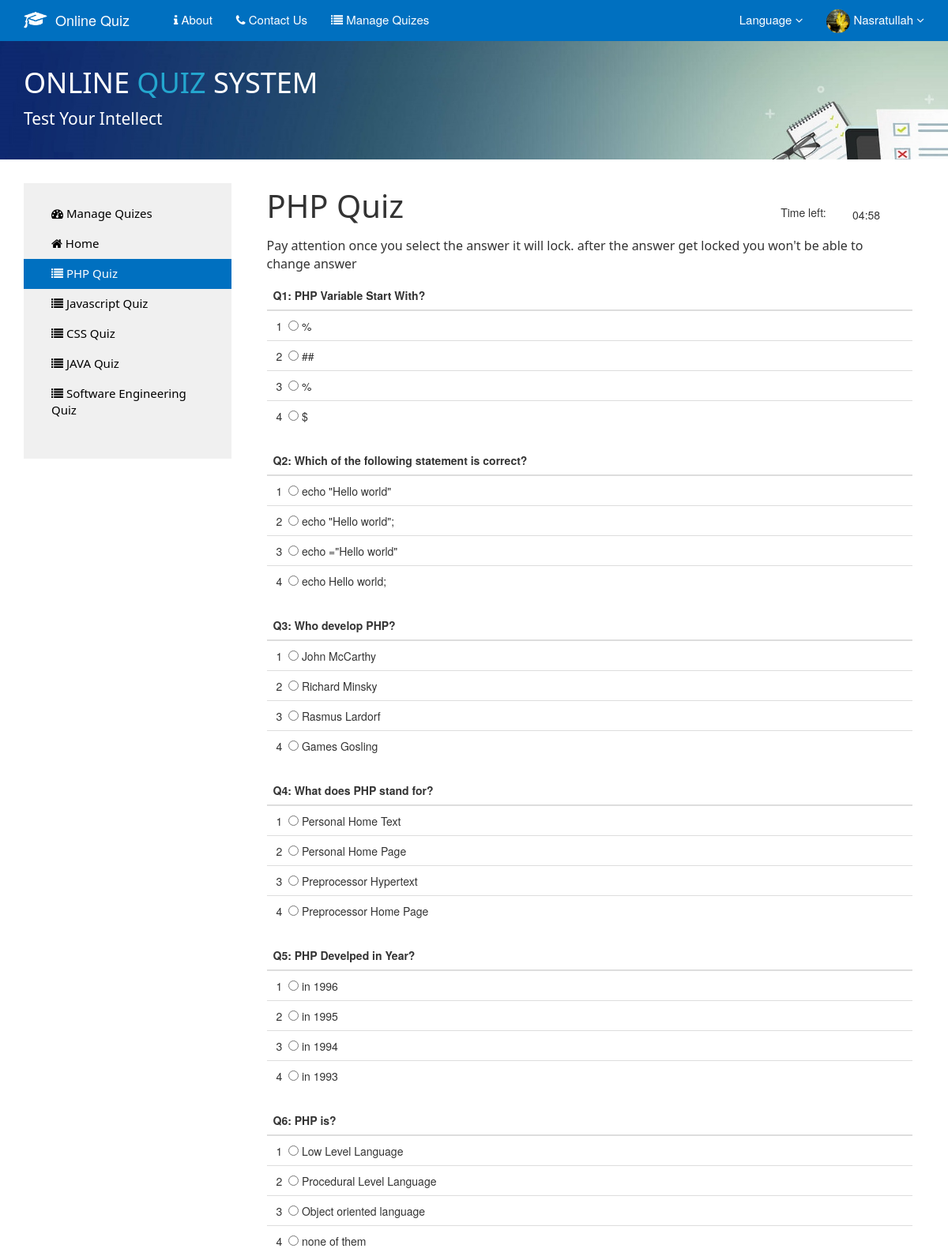
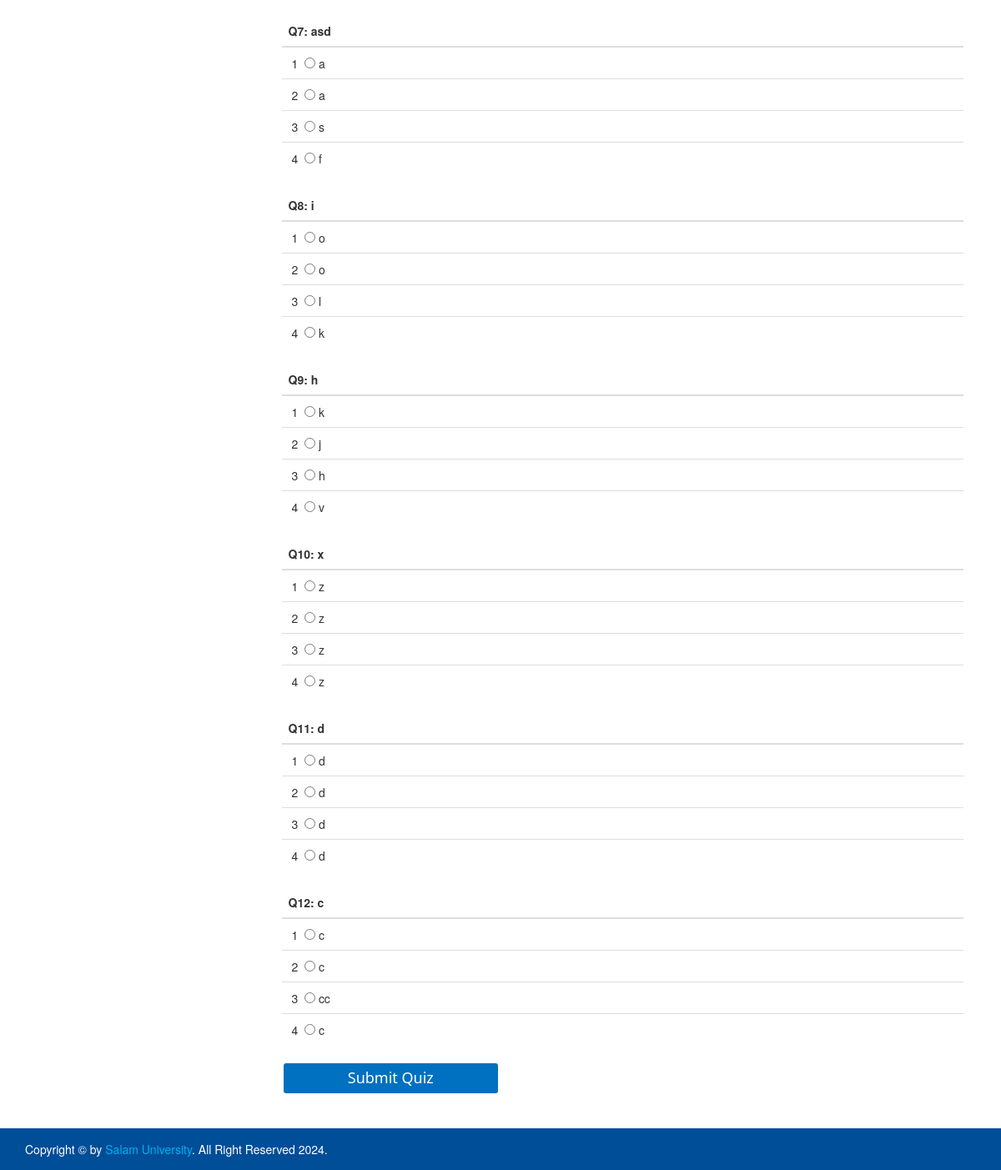
The app's page /Exam.php?id=1 (signed in) with its own data (2 pictures, top to bottom).
### tables this page shows
CREATE TABLE `users` (
  `User_ID` int(11) NOT NULL,
  `Full_Name` varchar(50) NOT NULL,
  `Username` varchar(30) NOT NULL,
  `Password` varchar(50) NOT NULL,
  `Email` varchar(100) NOT NULL,
  `Language` varchar(10) NOT NULL,
  `Gender` varchar(10) NOT NULL,
  `Phone_No` int(11) NOT NULL,
  `Image` varchar(255) NOT NULL DEFAULT 'placeholder-user.png',
  `Role_ID` int(11) NOT NULL DEFAULT '2',
  `Status` int(11) NOT NULL DEFAULT '0'
);

CREATE TABLE `question` (
  `Question_ID` int(11) NOT NULL,
  `Question` varchar(255) NOT NULL,
  `Answer0` varchar(100) NOT NULL,
  `Answer1` varchar(100) NOT NULL,
  `Answer2` varchar(100) NOT NULL,
  `Answer3` varchar(100) NOT NULL,
  `Language` varchar(10) NOT NULL,
  `Right_Answer` int(11) NOT NULL,
  `Subject_ID` int(11) NOT NULL,
  `Status` int(11) NOT NULL
);

### _Partial Components/Database.php (called while the page is built, shortened)
<?php
Class Database{
 public $host   = "localhost";
 public $user   = "root";
 public $pass   = "";
 public $db     = "Quiz";
 public $link;
private function connectDB(){
 $this->link = new mysqli($this->host, $this->user, $this->pass, $this->db);
 }
public function select($query){
  $result = $this->link->query($query) or
   die($this->link->error.__LINE__);
  if($result->num_rows > 0){
    return $result;
  } else {
    return false;
  }
 }
}

### _Partial Components/Exam.php (called while the page is built, shortened)
<?php
class Exam{
	private $db;
	public function __construct(){
		$this->db = new Database();
	}
	public function getQuestion($Subject_ID){
		$query = "SELECT * from Question where Subject_ID = '".$Subject_ID."' and Language = 'English' and Status = '1' ORDER BY Question_ID DESC limit 12";
		mysqli_set_charset($this->db->link, 'UTF8');
		$getData = $this->db->select($query);
		return  $getData;
	}
	public function getUsersByUsername($Username){
		$query = "SELECT * from Users where Username = '$Username'";
		mysqli_set_charset($this->db->link, 'UTF8');
		$getData = $this->db->select($query);
		return $getData;
	}
	public function getSubject($Subject_ID){
		$query = "SELECT * from Viw_Subject where Subject_ID = '$Subject_ID'";
		mysqli_set_charset($this->db->link, 'UTF8');
		$getData = $this->db->select($query);
		return $getData;
	}
	public function getSubjects(){
		$query = "SELECT * from Viw_Subject where Language = 'English' and Status='1'";
		mysqli_set_charset($this->db->link, 'UTF8');
		$getData = $this->db->select($query);
		return $getData;
	}
}
?>

### Exam.php (the view, shortened to what this page needs)
<?php
include('./_Partial Components/Header.php');
if (isset($_GET['id'])) {
    $Subject_ID = $_GET['id'];
}
else{
    header('Location: index.php');
}
?>
<div class="jumbotron" id = "jbt" style="background-image: url('./img/IBPS-Banne.jpg'); background-size: cover;">
        <div class="container">
            <div id="details" class="animated fadeInUp">
                <h1> ONLINE <span> QUIZ </span> SYSTEM </h1>
                <p class = "paragraph">Test Your Intellect</p>
            </div>
        </div>
    </div>
    	<div class="container">
    		<div class="row">
    		<div class="col-md-3" id="sam">
    			<?php
    				include('./_Partial Components/Navigation.php');
    			?>
    		</div>
            <?php
                if(isset($_GET['id'])){
                    $subjectByTime = $exm->getSubject($Subject_ID);
                    $row = $subjectByTime->fetch_assoc();
                }
                else{
                    header('Location: index.php');
                }
            ?>
    		<div class="col-md-9">
                <div calss="row">
				<div class = "col-sm-9">
                    <p class = "page-heading">
                    <?php echo $row['Subject'].' Quiz';?>
                    </p>
                </div>
                <div class="col-sm-3">
                    <div class = "col-sm-6" id = "Time-left">
                        <h5> Time left: </h5>
                    </div>
                    <div class = "col-sm-6" id = "Time">
                    </div>
                </div>
                </div>
                <div class = "col-sm-5 paragraph" id = "msg"></div>
                <div class = "col-lg-12">
                <div class = "col-md-12" id = "attention" >
                    <p class = "paragraph"> Pay attention once you select the answer it will lock.
                         after the answer get locked you won't be able to change answer</p>
                </div>
                <form method = "POST" action = "QuizAnswer.php?id=<?php echo $row['Subject_ID']?>" id = "QuizAnswer">
                <?php
                    $i=1;
                    $a=0;
                    $count = mysqli_query($con, "SELECT * from Question where Subject_ID = '$Subject_ID' and Language = 'English'");
                    $c = mysqli_num_rows($count);
                    $rand = rand(0, $c);
                    $get = mysqli_query($con,"SELECT * from Question where Subject_ID = '$Subject_ID' and Question_ID>'$rand' limit 12");
                    if(mysqli_num_rows($get)>0){
                    while($row=mysqli_fetch_array($get)){?>
                    <table class="table">
                <thead>
                    <tr>
                        <th> <?php echo 'Q'.$i.':';?> <?php echo $row['Question'];?> </th>
                    </tr>
                </thead>
                <tbody>
                <?php if(isset($row['Answer0'])){ ?>
                    <tr>
                        <td>&nbsp;1 &nbsp;<input type="radio" id = "<?php echo 'AnsZero'.$a;?>" value = "0"  name = "question[<?php echo $row['Question_ID']; ?>]">&nbsp;<?php echo $row['Answer0'];?></td>
                    </tr>
                <?php }?>
                <?php if(isset($row['Answer1'])){ ?>
                    <tr>
                        <td>&nbsp;2 &nbsp;<input type="radio" id = "<?php echo 'AnsOne'.$a;?>" value = "1" name = "question[<?php echo $row['Question_ID']; ?>]" >&nbsp;<?php echo $row['Answer1'];?></td>
                    </tr>
                <?php }?>
                <?php if(isset($row['Answer2'])){ ?>
                    <tr>
                        <td>&nbsp;3 &nbsp;<input type="radio" id = "<?php echo 'AnsTwo'.$a;?>" value = "2" name = "question[<?php echo $row['Question_ID']; ?>]">&nbsp;<?php echo $row['Answer2'];?></td>
                    </tr>
                <?php }?>
                <?php if(isset($row['Answer3'])){ ?>
                    <tr>
                        <td>&nbsp;4 &nbsp;<input type="radio" id = "<?php echo 'AnsThree'.$a;?>" value = "3" name = "question[<?php echo $row['Question_ID']; ?>]">&nbsp;<?php echo $row['Answer3'];?></td>
                    </tr>
                <?php }?>
                </tbody>
                </table>
                <?php $i++; $a++;}}
                else{
                	echo "<br>";
                    echo "<br>";
                    echo "<br>";
                    echo '<div class="alert alert-danger" role="alert"> Opps!... No Questions available for this subject</div>';
                    echo "<br>";
                    }
                    ?>
                <input type = "submit" value = "Submit Quiz" class = "button-start-the-quiz"/>
				</form>
                </div>
                </div>
    		</div>
    	</div>
<?php
include('./_Partial Components/Footer.php');
?>

### _Partial Components/Header.php (shortened to what this page needs)
<?php
$filepath = realpath(dirname(__FILE__));
include_once($filepath.'/Database.php');
include_once($filepath.'/conn.php');
include_once($filepath.'/Exam.php');
$exm = new Exam();
?>
<!DOCTYPE html>
<html>
<head>
    <link href ="./CSS/bootstrap.min.css" rel=" stylesheet">
    <link href ="./CSS/bootstrap.css" rel=" stylesheet" />
    <link href="./CSS/animated.css" rel="stylesheet" >
    <link href="CSS/font-awesome.css" rel="stylesheet" >
    <link href="CSS/font-awesome.min.css" rel="stylesheet" >
    <link href="CSS/animated.css" rel="stylesheet" >
</head>
<body onload = "timeout()">
    <nav class="navbar navbar-inverse navbar-static-top" style = "background-color: rgb(0,112,192); border: none;">
      <div class="container">
        <div class="navbar-header" style = "">
          <a class="navbar-brand" href="index.php">
          <div class = "col-xs-3" id = "img-cup"><img src="img/Graduation Cap_52px.png" alt="Logo" width="30px"></div>
          <div class = "col-xs-9" id = "div-quiz">Online Quiz</div>
          </a>
        </div>
        <div id="navbar" class="navbar-collapse collapse">
          <ul class="nav navbar-nav" id="top-navbar">
            <li><a href="About.php" id="c"><i class="fa fa-info"></i> About </a></li>
            <li><a href="Contact-us.php"><i class="fa fa-phone"></i> Contact Us</a></li>
            <?php if(isset($_SESSION['Username'])){
            $Username = $_SESSION['Username'];
            $UsersByUsername = $exm->getUsersByUsername($Username);
            $row = $UsersByUsername->fetch_assoc();
            if($row['Role_ID']=='1'){?>
            <li><a href="Administrator/index.php"><i class="fa fa-list"></i> Manage Quizes</a></li>
            <?php }}?>
          </ul>
          <ul class="nav navbar-nav navbar-right" id = "top-navbar">
          <li class="dropdown dropdown-user">
                    <a href="javascrip:;" class="dropdown-toggle" data-toggle="dropdown" data-hover="dropdown" data-close-others="true">
                        <span class="username"> Language </span>
                        <i class="fa fa-angle-down"></i>
                    </a>
                </li>
            <li class="dropdown">
            <?php if(isset($_SESSION['Username'])){
                $Username = $_SESSION['Username'];
                $UsersByUsername = $exm->getUsersByUsername($Username);
                $row = $UsersByUsername->fetch_assoc();
                $profile_img = $row['Image'];
            ?>
            <li class="dropdown dropdown-user" id = "top-navbar">
                <a href="javascript:;" class="dropdown-toggle" data-toggle="dropdown" data-hover="dropdown" data-close-others="true">
                    <?php echo "<img alt='' class='img-circle' width='30px;' height = '30px' src='img/_ProfilePicture/$profile_img ' style = 'margin-top: -5px; margin-bottom: -5px;' />"; ?>
                      	<span class="username username-hide-on-mobile">
                      	<?php echo $_SESSION['Username']; ?> </span>
                      	<i class="fa fa-angle-down"></i>
                  	</a>
              	</li>
          	<?php } ?>
          </ul>
        </div>
      </div>
    </nav>
    <body>

### CSS/Online_Quiz_Style.css (style rules this page uses)
body { min-height: calc(100% - 0px); position: relative; padding-bottom: 40px; }
html { height: 100%; position: relative; }
.row { margin-bottom: 60px; }
#img-cup { padding-top: -15px; }
.navbar-brand { color: white; margin-top: -5px; width: 190px; }
.navbar-brand #img-cup { padding-left: 0px; padding-right: 0px; }
.navbar-brand #div-quiz { padding-top: 5px; padding-left: 0px; margin-right: 0px; color: #ffffff; }
.jumbotron { height: 150px; overflow: hidden; margin-top: -30px; width: 100%; background-image: url('./img/top-image.jpg'); background-color: #fff; }
#jbt { background-image: url('./img/top-image.jpg'); }
.jumbotron #details { position: absolute; color:white; font-size: 26px; margin-right: 7%; padding-right: 10px; font-family: segoe ui }
.jumbotron #details h1 { font-size: 36px; margin-top: -15px; font-family: segoe ui; }
.jumbotron #details span { color:#24A7CF; font-size: 36px; font-family: segoe ui; }
.paragraph { font-size: 16px; font-family: segoe ui; font-weight: lighter; }
.page-heading { font-family: segoe ui; font-variant: bold; font-size: 40px; }
a { text-decoration: none; }
a:link, a:visited { color: black; }
.button-start-the-quiz { background-color: rgb(0,112,192); height: 40px; width: 32%; color: white; font-family: segoe ui; font-weight: lighter; font-size: 18px; border-radius: 5px; border: 2px solid #fff; transition: 0.4s ease; }
#Time { padding-top: 30px; }
#Time-left { padding-top: 20px; }
#top-navbar li a { color: #fff; font-size: 15px; }
#msg { color: red; font-size: 17px; }
#attention { padding-left: 0px; }
@media only screen and (min-width:850px)and (max-width: 1200px) { body { margin: 0px; } }
@media only screen and (min-width:850px)and (max-width: 1200px) { .username-hide-on-mobile { display: inline-block; } }
@media only screen and (min-width:850px)and (max-width: 1200px) { .row { margin-bottom: 50px; } }
@media only screen and (min-width:850px)and (max-width: 1200px) { #msg { padding-left: 3px; font-size: 17px; color: red; } }
@media only screen and (min-width:850px)and (max-width: 1200px) { p { font-family: segoe ui; font-weight: lighter; } }

### CSS/MyCarousel.css (style rules this page uses)
img { vertical-align: middle; }

### records on screen
users: Image (picture), Status 1 (drawn)
question: Question "PHP Variable Start With?", Answer0 "%", Answer1 "##", Answer2 "%", Answer3 "$"
question: Question "Which of the following statement is correct?", Answer0 "echo \"Hello world\"", Answer1 "echo \"Hello world\";", Answer2 "echo =\"Hello world\"", Answer3 "echo Hello world;"
question: Question "Who develop PHP?", Answer0 "John McCarthy", Answer1 "Richard Minsky", Answer2 "Rasmus Lardorf", Answer3 "Games Gosling"
question: Question "What does PHP stand for?", Answer0 "Personal Home Text", Answer1 "Personal Home Page", Answer2 "Preprocessor Hypertext", Answer3 "Preprocessor Home Page"
question: Question "PHP Develped in Year?", Answer0 "in 1996", Answer1 "in 1995", Answer2 "in 1994", Answer3 "in 1993"
question: Question "PHP is?", Answer0 "Low Level Language", Answer1 "Procedural Level Language", Answer2 "Object oriented language", Answer3 "none of them"
question: Question "asd", Answer0 "a", Answer1 "a", Answer2 "s", Answer3 "f"
question: Question "i", Answer0 "o", Answer1 "o", Answer2 "l", Answer3 "k"
question: Question "h", Answer0 "k", Answer1 "j", Answer2 "h", Answer3 "v"
question: Question "x", Answer0 "z", Answer1 "z", Answer2 "z", Answer3 "z"
question: Question "d", Answer0 "d", Answer1 "d", Answer2 "d", Answer3 "d"
question: Question "c", Answer0 "c", Answer1 "c", Answer2 "cc", Answer3 "c"

### other values on screen
$_SESSION['Username'] "Nasratullah"
$subject "PHP"
$subject "Javascript"
$subject "CSS"
$subject "JAVA"
$subject "Software Engineering"
$row['Subject'] "PHP"
